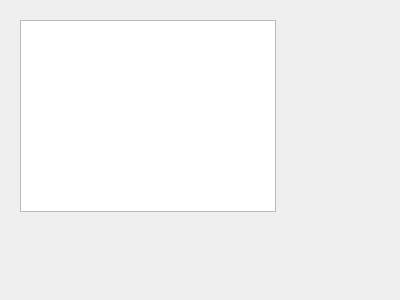
<?xml version="1.0" encoding="UTF-8"?>
<ui version="4.0">
 <class>Widget2</class>
 <widget class="QWidget" name="Widget1">
  <property name="geometry">
   <rect>
    <x>0</x>
    <y>0</y>
    <width>400</width>
    <height>300</height>
   </rect>
  </property>
  <property name="windowTitle">
   <string>Form</string>
  </property>
  <widget class="QListWidget" name="listWidget">
   <property name="geometry">
    <rect>
     <x>20</x>
     <y>20</y>
     <width>256</width>
     <height>192</height>
    </rect>
   </property>
  </widget>
 </widget>
 <resources/>
 <connections/>
</ui>
